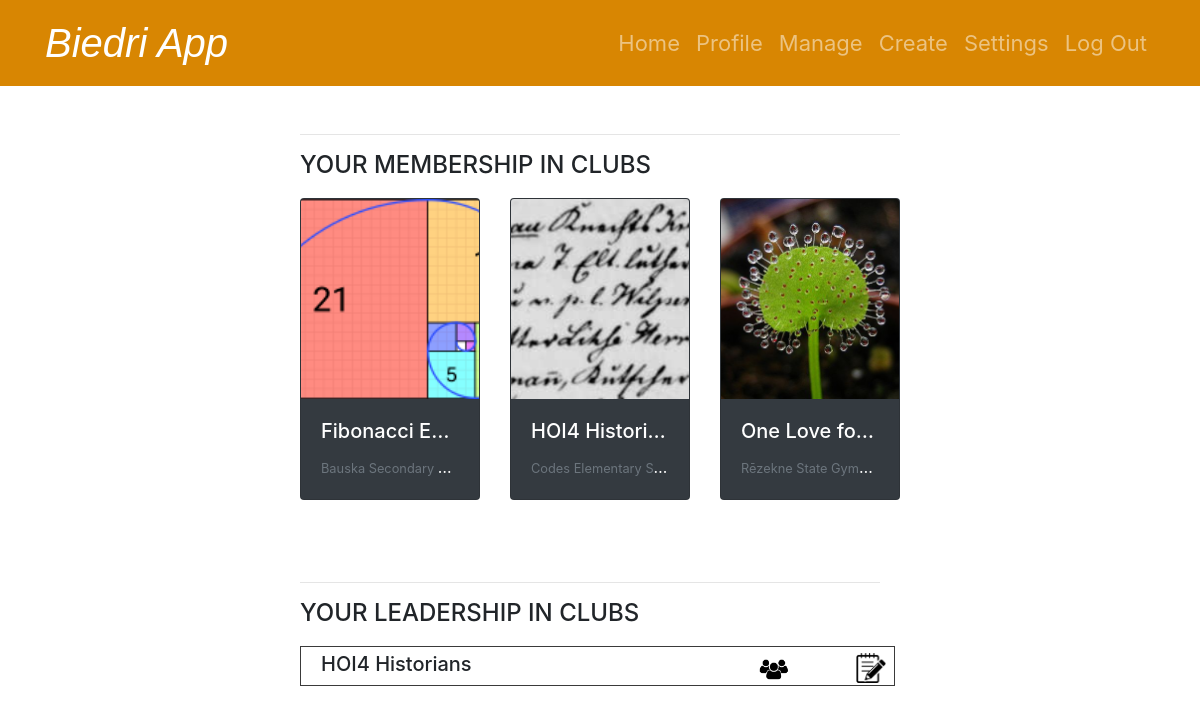
The app's page /manage (signed in) with its own data.
### tables this page shows
CREATE TABLE "clubs" (
	"id"	INTEGER,
	"leader_id"	BLOB,
	"name"	TEXT UNIQUE,
	"category"	TEXT,
	"photo"	TEXT,
	"description"	TEXT,
	"school"	TEXT,
	"goal"	TEXT,
	"slug"	TEXT UNIQUE,
	PRIMARY KEY("id" AUTOINCREMENT)
);

### app.py (the view)
@app.route('/manage')
@login_required
def manage():
    try:
        conn = get_db_connection()
        cursor = conn.cursor()
        user = cursor.execute("SELECT * FROM users WHERE id = ?", (session["user_id"],)).fetchone()
        joined = cursor.execute("""
                                    SELECT c.*
                                    FROM clubs c
                                    JOIN members m ON c.id = m.club_id
                                    WHERE m.user_id = ?
                                """, (session["user_id"],)).fetchall()
        owned = cursor.execute("SELECT * FROM clubs WHERE leader_id = ?", (session["user_id"],)).fetchall()
        return render_template("manage.html", user=user, joined = joined, owned = owned)
    except sqlite3.Error as e:
        return error(f"{e}", 500)
    finally:
        conn.close()

### app.py (called while the page is built)
def get_db_connection():
    conn = sqlite3.connect(db)
    conn.row_factory = sqlite3.Row
    return conn

@app.after_request
def after_request(response):
    response.headers["Cache-Control"] = "no-cache, no-store, must-revalidate"
    response.headers["Expires"] = 0
    response.headers["Pragma"] = "no-cache"
    return response

### helpers.py (called while the page is built)
def login_required(f):
    @wraps(f)
    def decorated_function(*args, **kwargs):
        if session.get("user_id") is None:
            return redirect("/login")
        return f(*args, **kwargs)
    return decorated_function

### templates/manage.html (shortened to what this page needs)
{% extends "layout.html" %}
{% block main %}
<div class="without-underline">
    <hr>
    {% if not joined %}
        <h4>YOU HAVE NOT JOINED A CLUB YET...</h4>
        <p>Feel free to find clubs of your interest <em><strong><a href="/">here</a></strong> </em></p>
    {% else %}
    <h4>YOUR MEMBERSHIP IN CLUBS</h4>
    <div class="overflow-auto">
        <div class="row flex-nowrap">
            {% for club in joined %}
                <a href="/club/{{ club['slug'] }} " class="col-md-4 mb-3">
                    <div class="card text-white bg-dark">
                        <img class="card-img-top" src="
                            {% if club['photo'] is none %}
                                {{ url_for('static', filename='files/club_profile_pictures/jive-sgroup-default-portrait-large.png') }}
                            {% else %}
                                {{ url_for('static', filename='files/club_profile_pictures/' + club['photo']) }}
                            {% endif %}
                        " alt="Card image cap">
                        <div class="card-body">
                            <h5 class="card-title text-truncate-1-line">{{ club["name"] }}</h5>
                            <p class="card-text text-truncate-1-line"><small class="text-muted ">{{ club["school"] }}</small></p>
                        </div>
                    </div>
                </a>
            {% endfor %}
        </div>
    </div>
    {% endif %}
    <div class="manage-container">
        <hr>
        <div class="manage-clubs">
            {% if not owned %}
            <h4>YOU HAVE NOT CREATED A CLUB YET...<h4>
            <p>Feel free to create clubs of your interest <em><strong><a href="/create">here</a></strong> </em></p>
            {% else %}
            <h4>YOUR LEADERSHIP IN CLUBS</h4>
                {% for club in owned %}
                    <div class="club-row row">
                        <div class="col-9 ">
                            <h5 class="card-title text-truncate-1-line">{{ club["name"] }}</h5>
                        </div>
                        <div class="col-2">
                            <form action="/members" method="post">
                                <button type="submit" class="btn btn-link">
                                    <img src="static\files\system_pictures\983470-200.png" class="img-edit">
                                </button>
                            </form>
                        </div>
                        <div class="col-1">
                            <form action="/edit" method="post">
                                <button type="submit" class="btn btn-link">
                                    <img src="static\files\system_pictures\32355.png" class="img-edit">
                                </button>
                            </form>
                        </div>
                    </div>
                {% endfor %}
            {% endif %}
        </div>
    </div>
</div>
{% endblock %}

### static/styles.css (style rules this page uses)
html { overflow-y: scroll; }
.text-truncate-1-line { max-width: 100% !important; white-space: nowrap !important; overflow: hidden !important; text-overflow: ellipsis !important; }
.btn-link { padding: 0 !important; }
.img-edit { max-height: 30px; width: auto; display: block; }
.manage-container { padding: 40px 0 200px 0 !important; margin-right: 20px; }
h4 { padding-bottom: 10px; }
.club-row { border: 1px solid #3a3a3a; height: 40px; margin-bottom: 20px; padding: 5px 5px 5px 5px; margin-left: 0px !important; }
.card-img-top { width: 100%; height: 200px; object-fit: cover; }
.card-body { text-align: left; }
.card { display: inline-block; width: 100%; margin: 0 0 10px 0; transition: all 0.3s ease-in-out; }
.without-underline a { text-decoration: none !important; color: inherit !important; }

### records on screen
clubs: photo (picture), name "Fibonacci E…", school "Bauska Secondary…"
clubs: photo (picture), name "HOI4 Histori…", school "Codes Elementary S…", name "HOI4 Historians"
clubs: photo (picture), name "One Love fo…", school "Rēzekne State Gym…"
